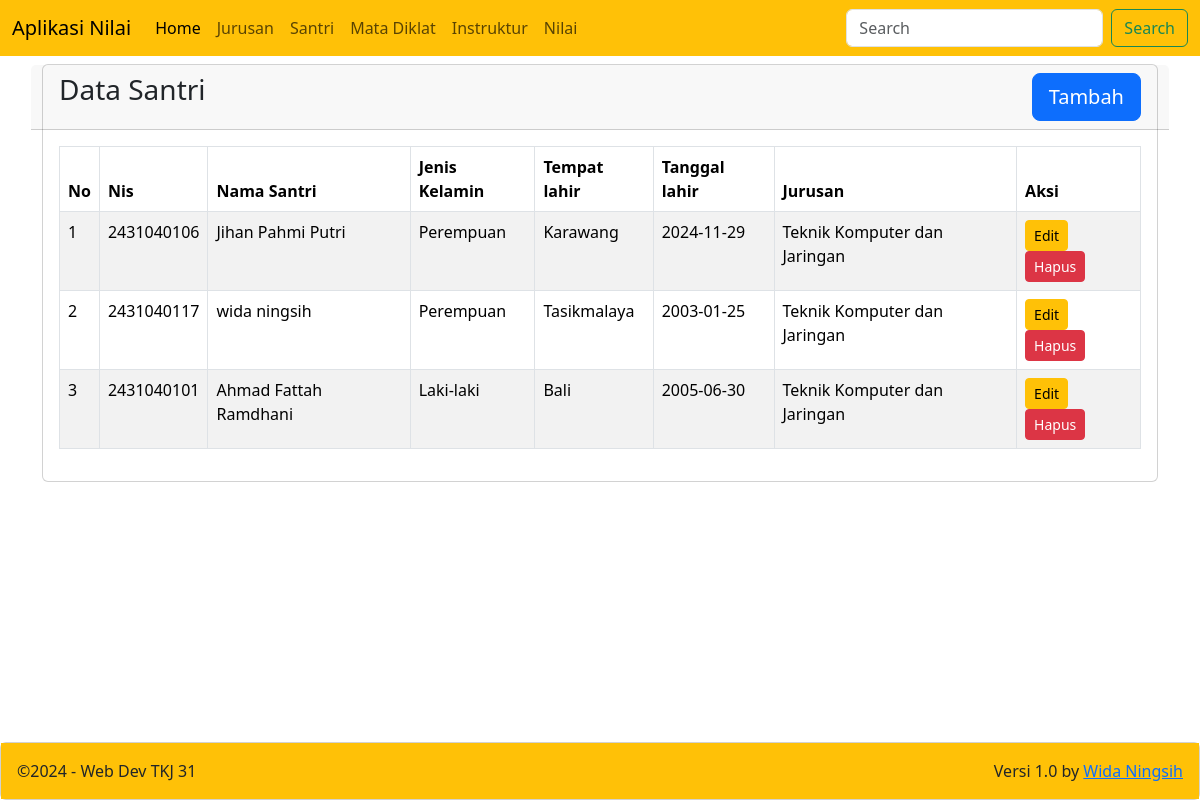
The page /?m=santri on the database its author committed.
### tables this page shows
CREATE TABLE `students` (
  `id` int(11) NOT NULL,
  `nis` varchar(10) NOT NULL,
  `name` varchar(100) DEFAULT NULL,
  `gender` varchar(10) DEFAULT NULL,
  `pob` varchar(75) DEFAULT NULL,
  `dob` date DEFAULT NULL,
  `major_id` int(11) NOT NULL
);

CREATE TABLE `majors` (
  `id` int(11) NOT NULL,
  `name` varchar(75) DEFAULT NULL,
  `capacity` int(11) DEFAULT NULL,
  `fill` int(11) DEFAULT NULL
);

### santri/view.php (the view)
<div class="row">
    <div class="col-12">
        <div class="card">
            <div class="card-header row">
                <div class="card-title h3 col-8">Data Santri</div>
                <div class="col-4">
                    <a href="?m=santri&s=add" class="btn btn-lg btn-primary float-end"> Tambah</a>
                </div>
            </div>
            <div class="card-body">
                <table class="table table-bordered table-striped table-hover">
                    <thead>
                        <tr>
                            <th>No</th>
                            <th>Nis</th>
                            <th>Nama Santri</th>
                            <th>Jenis Kelamin</th>
                            <th>Tempat lahir</th>
                            <th>Tanggal lahir</th>
                            <th>Jurusan</th>
                            <th>Aksi</th>
                        </tr>
                    </thead>
                    <tbody>
                        <?php
                        include_once('config.php');
                        $sql = "SELECT students.id AS ids, students.nis, students.name AS names, students.gender, students.pob, students.dob, majors.name AS namem FROM students JOIN majors ON majors.id=students.major_id";
                        $result = mysqli_query($con, $sql);
                        if (mysqli_num_rows($result)) {
                            $no=1;
                            while ($r = mysqli_fetch_assoc($result)) {
                            echo '<tr>
                                <td>'.$no.'</td>
                                <td>'.$r['nis'].'</td>
                                <td>'.$r['names'].'</td>
                                <td>'.$r['gender'].'</td>
                                <td>'.$r['pob'].'</td>
                                <td>'.$r['dob'].'</td>
                                <td>'.$r['namem'].'</td>
                                <td>
                                    <a href="?m=santri&s=edit&id='.$r['ids'].'" class="btn btn-warning btn-sm">Edit</a>
                                    <a href="?m=santri&s=delete&id='.$r['ids'].'" class="btn btn-danger btn-sm" onclick="return confirm (\'Yakin santri akan dihapus?, Menghapus santri akan menghilangkan semua data santri pada santri tersebut\')">Hapus</a>
                                </td>
                            </tr>';
                            $no++;
                        }
                        } else {
                            echo '<tr>
                            <td colspan="8" align="center">Data Kosong</td>
                            </tr>';
                        }
                        ?>
                    </tbody>
                </table>
            </div>
        </div>
    </div>
</div>

### rows shown on the page
students: nis "2431040106", name "Jihan Pahmi Putri", gender "Perempuan", pob "Karawang", dob "2024-11-29", major.name "Teknik Komputer dan Jaringan"
students: nis "2431040117", name "wida ningsih", gender "Perempuan", pob "Tasikmalaya", dob "2003-01-25", major.name "Teknik Komputer dan Jaringan"
students: nis "2431040101", name "Ahmad Fattah Ramdhani", gender "Laki-laki", pob "Bali", dob "2005-06-30", major.name "Teknik Komputer dan Jaringan"
